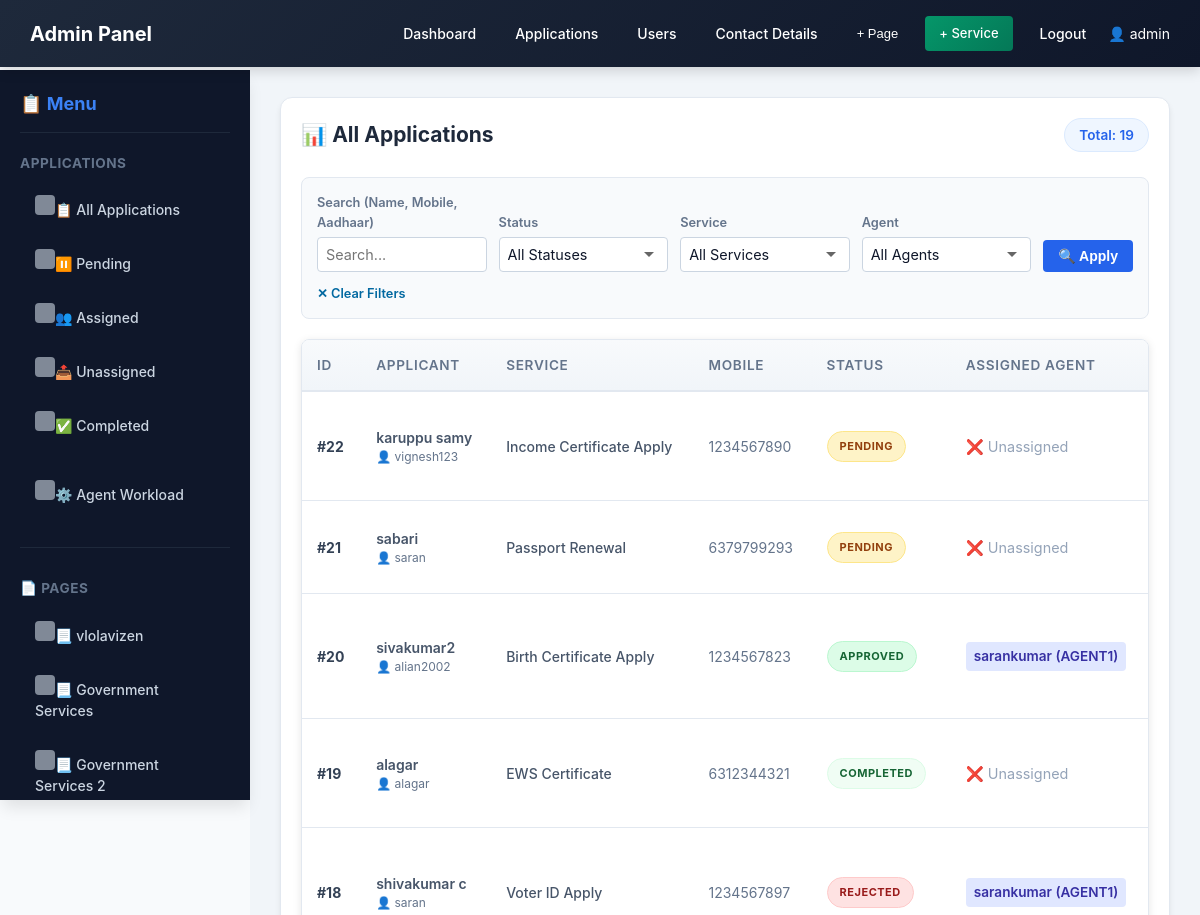
/adminsite/apply-details/ (signed in, upper part), run on an earlier commit of the app's database.
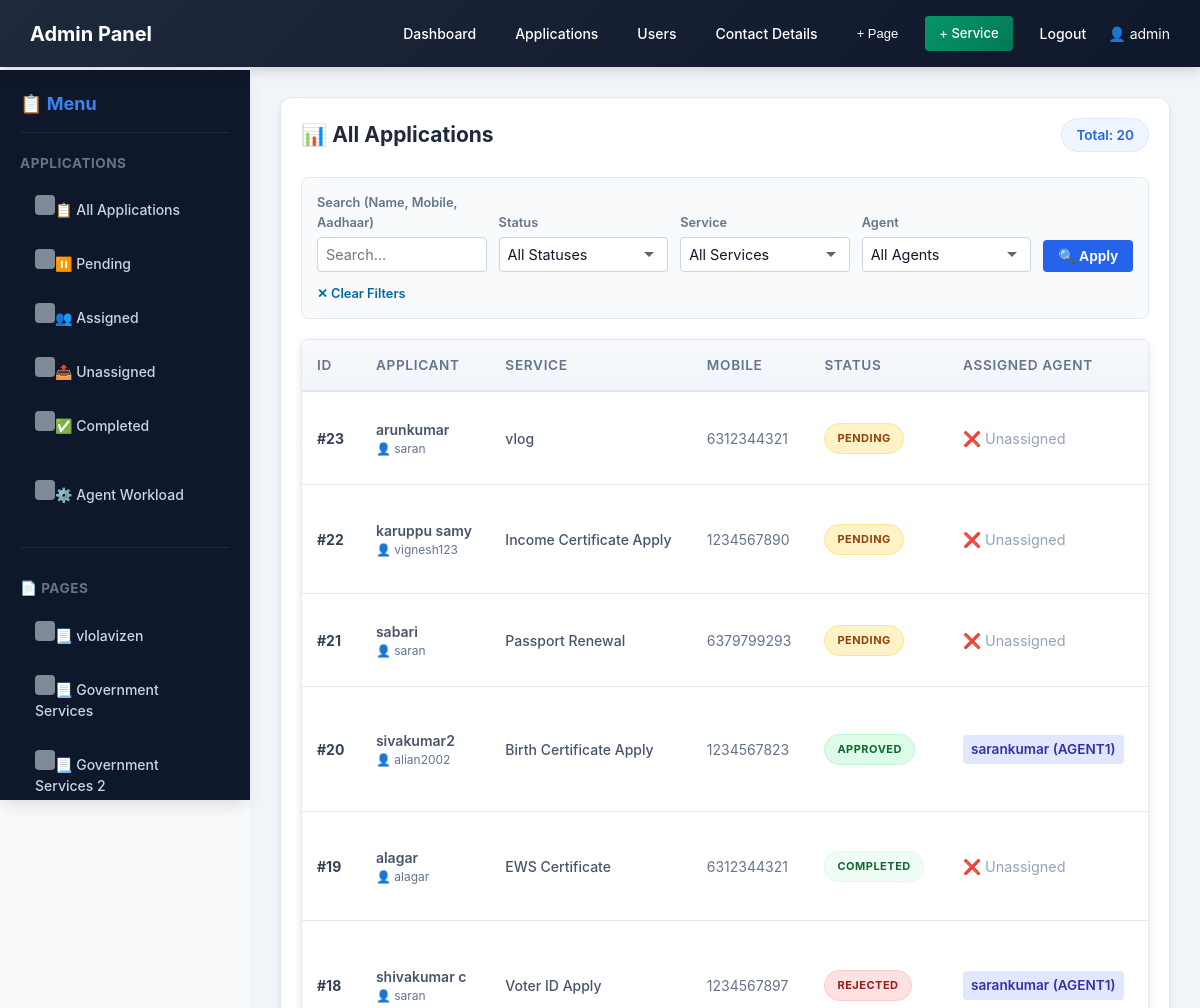
And on a later commit of the database.
### services/models.py (models this page shows, shortened)
class Page(models.Model):
    title = models.CharField(max_length=100)
    description = models.TextField()
    created_at = models.DateTimeField(auto_now_add=True)

class ServiceRequest(models.Model):
    STATUS_CHOICES = [
        ('Pending', 'Pending'),
        ('Under Review', 'Under Review'),
        ('In Progress', 'In Progress'),
        ('Approved', 'Approved'),
        ('Rejected', 'Rejected'),
        ('Completed', 'Completed'),
    ]
    user = models.ForeignKey(User, on_delete=models.CASCADE)
    service = models.ForeignKey(Service, on_delete=models.CASCADE)
    full_name = models.CharField(max_length=100, blank=True)
    dob = models.DateField(null=True, blank=True)
    email = models.EmailField(blank=True)
    address = models.TextField(blank=True)
    mobile = models.CharField(max_length=15, blank=True)
    photo = models.FileField(upload_to='requests/photos/', null=True, blank=True)
    aadhaar_card = models.FileField(upload_to='requests/aadhaar/', null=True, blank=True)
    pan_card = models.FileField(upload_to='requests/pan/', null=True, blank=True)
    signature = models.FileField(upload_to='requests/signatures/', null=True, blank=True)
    address_proof = models.FileField(upload_to='requests/address_proof/', null=True, blank=True)
    dynamic_documents = models.JSONField(default=dict, blank=True)
    description = models.TextField(blank=True)
    completed_file = models.FileField(upload_to='requests/completed/', null=True, blank=True)
    status = models.CharField(max_length=20, choices=STATUS_CHOICES, default='Pending')
    assigned_to = models.ForeignKey(User, on_delete=models.SET_NULL, null=True, blank=True, related_name='assigned_requests')
    created_at = models.DateTimeField(auto_now_add=True)
    remarks = models.TextField(blank=True)

class User(AbstractUser):
    ROLE_CHOICES = [
        ('ADMIN', 'Admin'),
        ('AGENT1', 'Agent1'),
        ('AGENT2', 'Agent2'),
        ('USER', 'User'),
    ]
    role = models.CharField(max_length=10, choices=ROLE_CHOICES, default='USER')
    mobile = models.CharField(max_length=15, blank=True, null=True)

class Service(models.Model):
    name = models.CharField(max_length=100)
    description = models.TextField()
    charges = models.DecimalField(max_digits=10, decimal_places=2, default=0.00, help_text="Service charges amount")
    documents_required = models.TextField(blank=True, help_text="List of required documents")
    tutorial_link = models.URLField(blank=True, help_text="YouTube or tutorial video link")
    apply_link = models.URLField(blank=True, help_text="Link to apply for this service")
    minimum_age = models.PositiveSmallIntegerField(default=0, help_text="Minimum age required to apply for this service")
    page = models.ForeignKey('Page', on_delete=models.SET_NULL, null=True, blank=True, related_name='services', help_text="Assign to a specific page")
    created_at = models.DateTimeField(auto_now_add=True)

### services/views.py (the view)
# urls.py: path('adminsite/apply-details/', views.apply_details, name='apply_details'),
@login_required
@role_required(['ADMIN', 'AGENT1'])
def apply_details(request):
    pages = Page.objects.all()
    agents = User.objects.filter(role__in=['AGENT1', 'AGENT2'])
    filter_type = request.GET.get('filter_type', 'all')
    all_requests = ServiceRequest.objects.select_related('user', 'service', 'assigned_to').order_by('-created_at')
    if filter_type == 'completed':
        all_requests = all_requests.filter(status='Completed')
    elif filter_type == 'pending':
        all_requests = all_requests.filter(status='Pending')
    elif filter_type == 'assigned':
        all_requests = all_requests.filter(assigned_to__isnull=False)
    elif filter_type == 'unassigned':
        all_requests = all_requests.filter(assigned_to__isnull=True)
    elif request.user.role != 'ADMIN' and filter_type == 'all':
        all_requests = all_requests.filter(assigned_to__isnull=True)
    status_filter = request.GET.get('status')
    service_filter = request.GET.get('service')
    search_query = request.GET.get('search')
    agent_filter = request.GET.get('agent')  # For admin to filter by assigned agent
    if status_filter:
        all_requests = all_requests.filter(status=status_filter)
    if service_filter:
        all_requests = all_requests.filter(service_id=service_filter)
    if search_query:
        all_requests = all_requests.filter(
            Q(full_name__icontains=search_query) |
            Q(mobile__icontains=search_query) |
            Q(email__icontains=search_query)
        )
    if agent_filter and request.user.role == 'ADMIN':
        all_requests = all_requests.filter(assigned_to_id=agent_filter)
    services = Service.objects.all()
    template_name = 'admin-site/apply_details.html'
    if request.user.role == 'AGENT1':
        template_name = 'agent1-site/apply_details.html'
    context = {
        'pages': pages,
        'requests': all_requests,
        'agents': agents,
        'services': services,
        'status_filter': status_filter,
        'service_filter': service_filter,
        'search_query': search_query,
        'agent_filter': agent_filter,
        'filter_type': filter_type,
    }
    return render(request, template_name, context)

### services/context_processors.py (called while the page is built)
def admin_pages(request):
    if request.path.startswith('/adminsite/'):
        return {'pages': Page.objects.all()}
    return {'pages': []}

### services/views.py (called while the page is built, shortened)
def role_required(allowed_roles):
    def decorator(view_func):
        @wraps(view_func)
        def _wrapped_view(request, *args, **kwargs):
            if not request.user.is_authenticated:
                return redirect(reverse('login') + '?next=' + request.path)
            is_permitted = request.user.role in allowed_roles
            if 'ADMIN' in allowed_roles and (request.user.is_staff or request.user.is_superuser):
                is_permitted = True
            return view_func(request, *args, **kwargs)
        return _wrapped_view
    return decorator

### services/templates/admin-site/apply_details.html (shortened to what the changed rows need)
{% extends 'admin-site/admin_base.html' %}
{% block content %}
<div class="card">
    <div style="display: flex; justify-content: space-between; align-items: center; margin-bottom: 25px;">
        <h2 style="margin: 0; color: #1e293b;">
            {% if filter_type == 'assigned' %}👥 Assigned Requests
            {% elif filter_type == 'unassigned' %}📤 Unassigned Requests
            {% elif filter_type == 'completed' %}✅ Completed Requests
            {% elif filter_type == 'pending' %}⏸️ Pending Requests
            {% else %}📊 All Applications
            {% endif %}
        </h2>
        <span style="background: #eff6ff; color: #2563eb; padding: 6px 14px; border-radius: 20px; font-size: 0.85rem; font-weight: 600; border: 1px solid #dbeafe;">
            Total: {{ requests.count }}
        </span>
    </div>
    <div class="table-wrapper">
        <table style="width: 100%; border-collapse: collapse; min-width: 1100px;">
            <thead>
                <tr style="text-align: left; background: #f8fafc; border-bottom: 2px solid #e2e8f0;">
                    <th style="padding: 15px; font-size: 0.85rem; color: #64748b; text-transform: uppercase; letter-spacing: 0.05em;">ID</th>
                    <th style="padding: 15px; font-size: 0.85rem; color: #64748b; text-transform: uppercase; letter-spacing: 0.05em;">Applicant</th>
                    <th style="padding: 15px; font-size: 0.85rem; color: #64748b; text-transform: uppercase; letter-spacing: 0.05em;">Service</th>
                    <th style="padding: 15px; font-size: 0.85rem; color: #64748b; text-transform: uppercase; letter-spacing: 0.05em;">Mobile</th>
                    <th style="padding: 15px; font-size: 0.85rem; color: #64748b; text-transform: uppercase; letter-spacing: 0.05em;">Status</th>
                    <th style="padding: 15px; font-size: 0.85rem; color: #64748b; text-transform: uppercase; letter-spacing: 0.05em;">Assigned Agent</th>
                    <th style="padding: 15px; font-size: 0.85rem; color: #64748b; text-transform: uppercase; letter-spacing: 0.05em;">Documents</th>
                </tr>
            </thead>
            <tbody>
                {% for req in requests %}
                <tr style="border-bottom: 1px solid #f1f5f9;" class="admin-table-row">
                    <td style="padding: 15px; font-weight: 700; color: #334155;">#{{ req.id }}</td>
                    <td style="padding: 15px;">
                        <div style="font-weight: 600;">{{ req.full_name }}</div>
                        <div style="font-size: 12px; color: #64748b;">👤 {{ req.user.username }}</div>
                    </td>
                    <td style="padding: 15px; font-weight: 500;">{{ req.service.name }}</td>
                    <td style="padding: 15px; color: #64748b;">{{ req.mobile }}</td>
                    <td style="padding: 15px;">
                        <span class="status-badge status-{{ req.status|lower|slugify }}">{{ req.status }}</span>
                    </td>
                    <td style="padding: 15px;">
                        {% if req.assigned_to %}
                            <span style="display: inline-block; padding: 4px 8px; background: #e0e7ff; color: #3730a3; border-radius: 4px; font-size: 0.85rem; font-weight: 600;">
                                {{ req.assigned_to.username }} ({{ req.assigned_to.role }})
                            </span>
                        {% else %}
                            <span style="color: #94a3b8; font-size: 0.9rem;">❌ Unassigned</span>
                        {% endif %}
                    </td>
                    <td style="padding: 15px;">
                    </td>
                </tr>
                {% empty %}
                <tr>
                    <td colspan="8" style="padding: 40px; text-align: center; color: #94a3b8; font-style: italic;">No requests found.</td>
                </tr>
                {% endfor %}
            </tbody>
        </table>
    </div>
</div>
{% endblock %}

### services/templates/admin-site/admin_base.html (shortened to what this page needs)
{% load static %}
<!DOCTYPE html>
<html lang="en">
<head>
    <link rel="stylesheet" href="{% static 'services/css/style.css' %}">
</head>
<body>
<div class="top-navbar">
    <div class="navbar-left">
        <a href="{% url 'admin_dashboard' %}" class="navbar-brand">Admin Panel</a>
    </div>
    <div class="nav-links" id="navLinks">
        <a href="{% url 'admin_dashboard' %}">Dashboard</a>
        <a href="{% url 'apply_details' %}">Applications</a>
        <a href="{% url 'user_details' %}">Users</a>
        <a href="{% url 'admin_contact_messages' %}">Contact Details</a>
        <button class="btn btn-small" onclick="openAddPageModal()">+ Page</button>
        <a href="{% url 'add_service' %}" class="btn btn-add-service btn-small">+ Service</a>
        <a href="{% url 'logout' %}">Logout</a>
    </div>
    <div class="navbar-right">
        👤 {{ user.username }}
    </div>
</div>
<div class="dashboard-container">
    <aside class="sidebar" id="sidebar">
        <div class="sidebar-header">📋 Menu</div>
        {% if request.resolver_match.url_name == 'apply_details' %}
        <div class="sidebar-menu">
            <h4>Applications</h4>
            <a href="{% url 'apply_details' %}?filter_type=all">📋 All Applications</a>
            <a href="{% url 'apply_details' %}?filter_type=pending">⏸️ Pending</a>
            <a href="{% url 'apply_details' %}?filter_type=assigned">👥 Assigned</a>
            <a href="{% url 'apply_details' %}?filter_type=unassigned">📤 Unassigned</a>
            <a href="{% url 'apply_details' %}?filter_type=completed">✅ Completed</a>
        </div>
        <div class="sidebar-menu">
            <a href="{% url 'admin_agent_workload' %}">⚙️ Agent Workload</a>
        </div>
        {% endif %}
        <div class="sidebar-menu" style="margin-top: 30px; border-top: 1px solid #1e293b; padding-top: 15px;">
            <h4>📄 Pages</h4>
            {% if pages %}
                {% for p in pages %}
                    <a href="{% url 'view_custom_page' p.id %}">📃 {{ p.title }}</a>
                {% endfor %}
            {% else %}
                <p style="color: #64748b; font-size: 13px; margin: 5px 0; padding: 10px 0;">No pages yet</p>
            {% endif %}
        </div>
    </aside>
    <div class="main-content">
        {% block content %}{% endblock %}
    </div>
</div>
</body>
</html>

What changed in the data, as far as the page shows it:
added ServiceRequest: id "23", full_name "arunkumar", user.username "saran", service.name "vlog", mobile "6312344321", status "PENDING", shows "❌ Unassigned"
Also different on the page:
{{ requests.count }}: "19" → "20"
